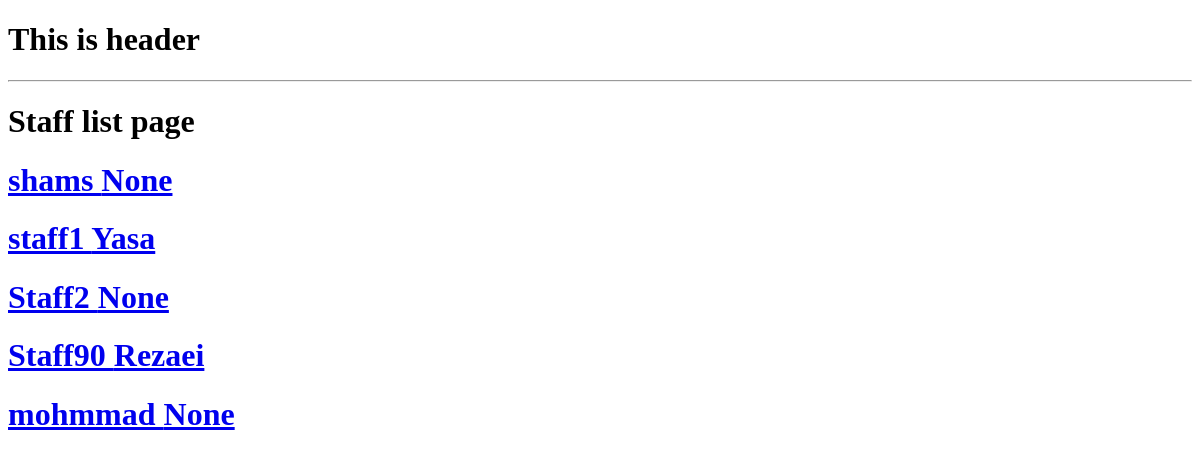
Before: /staff_list/ with the older database file.
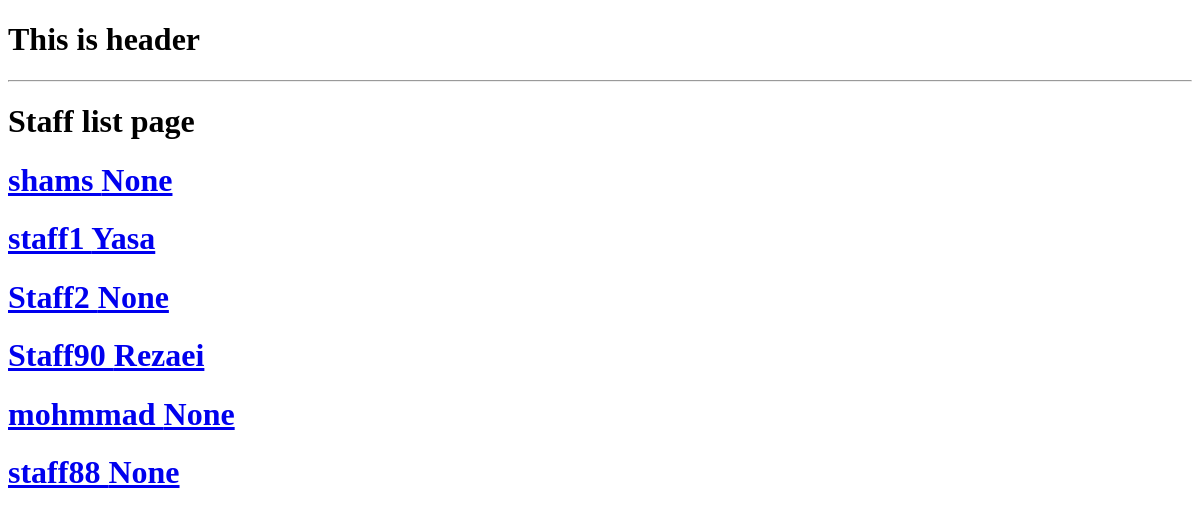
After: the same page with the newer database file.
### accounts/models.py (models this page shows, shortened)
class StaffProfile(models.Model):
    GENDER = (
        ('آقا', 'آقا'),
        ('خانم', 'خانم'),
    )
    id = models.UUIDField(primary_key=True, default=uuid.uuid4, editable=False, unique=True)
    user = models.OneToOneField(User, on_delete=models.SET_NULL, null=True)
    email = models.EmailField(max_length=300, unique=True, null=True)
    first_name = models.CharField(max_length=200)
    last_name = models.CharField(max_length=200, blank=True, null=True)
    father_name = models.CharField(max_length=200)
    gender = models.CharField(max_length=5, choices=GENDER, default='آقا')
    tazkira_num = models.CharField(max_length=255)
    current_address = models.OneToOneField('Address', on_delete=models.CASCADE, null=True)
    work_place = models.ForeignKey('WorkPlace', on_delete=models.SET_NULL, null=True)
    phone_num = models.CharField(max_length=14,unique=True, null=True, blank=True)
    tazkira_img = models.ImageField(upload_to="media/staff/id_images")
    avatar = models.ImageField(upload_to="media/staff/profile_images", default="media/staff.jpg", null=True, blank=True)

### accounts/views.py (the view)
# urls.py: path('staff_list/', views.staff_list, name='staff-list'),
def staff_list(request):
    staff_list = StaffProfile.objects.all()
    context = {
        'staff_list': staff_list,
    }
    return render(request, 'accounts/staff_list.html', context)

### accounts/templates/accounts/staff_list.html
{% extends 'base.html' %}
{% block content %}
    <h1>Staff list page</h1>
    {% for staff in staff_list %}
        <div>
            <a href="{% url 'staff-detail' staff.id %}"><h1>{{ staff.first_name }} {{ staff.last_name }}</h1></a>
        </div>
    {% endfor %}
{% endblock content %}

Changed rows visible on the page:
added StaffProfile: first_name "staff88", last_name "None"
